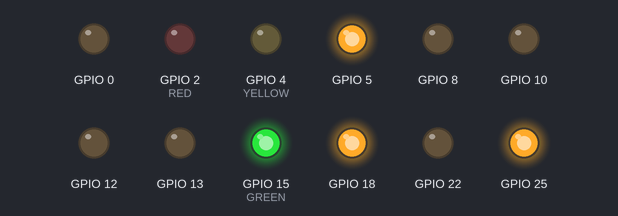
Simulated run of this program. Board: Raspberry Pi (BCM pin numbers). Shown: output pins drawn as LEDs (lit = HIGH). What the program prints to the terminal is not drawn.

Above: at 0.1 s.
At 3.1 s:
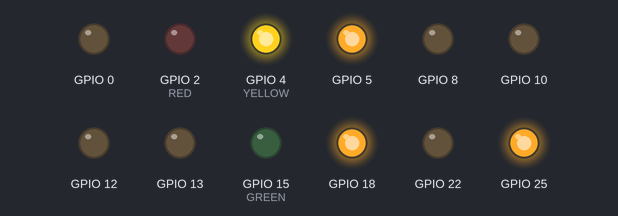
At 8.1 s:
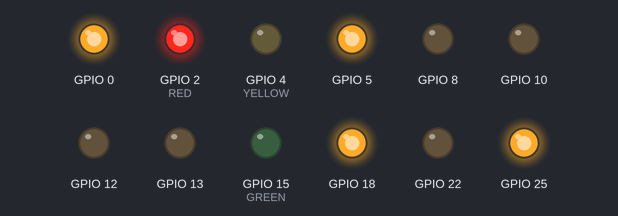
At 16.1 s:
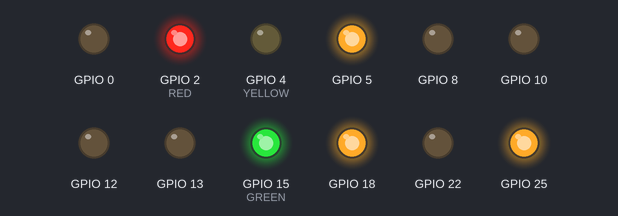
At 28.1 s:
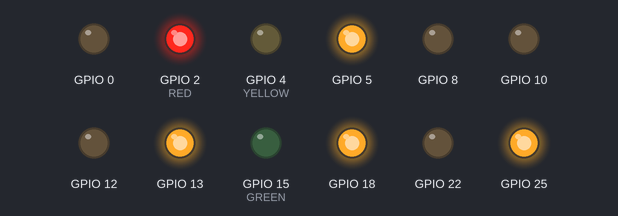
At 36.1 s:
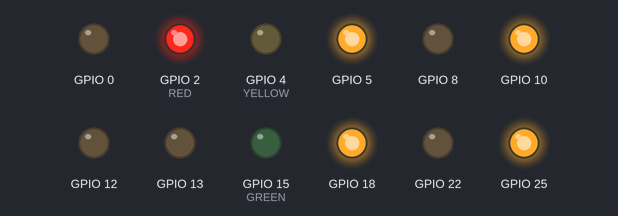
Timing chart, 0 to 40.0 s (numbered marks = the images above):
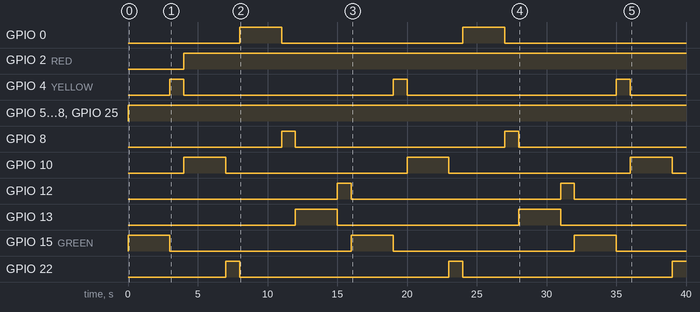

The program:

traffic_light.py
```python
from gpiozero import LED
from time import sleep

# Define traffic light GPIO pins for each direction
NORTH = {'RED': 2, 'YELLOW': 4, 'GREEN': 15}
EAST  = {'RED': 18, 'YELLOW': 22, 'GREEN': 10}
SOUTH = {'RED': 25, 'YELLOW': 8, 'GREEN': 0}
WEST  = {'RED': 5, 'YELLOW': 12, 'GREEN': 13}

# Create LED objects for each light
r1, y1, g1 = LED(NORTH['RED']), LED(NORTH['YELLOW']), LED(NORTH['GREEN'])
r2, y2, g2 = LED(EAST['RED']), LED(EAST['YELLOW']), LED(EAST['GREEN'])
r3, y3, g3 = LED(SOUTH['RED']), LED(SOUTH['YELLOW']), LED(SOUTH['GREEN'])
r4, y4, g4 = LED(WEST['RED']), LED(WEST['YELLOW']), LED(WEST['GREEN'])

# Turn off all LEDs initially
all_leds = [r1, y1, g1, r2, y2, g2, r3, y3, g3, r4, y4, g4]
for led in all_leds:
    led.off()

print("Starting 4-way traffic light control...")

# Main loop for 4-way traffic control
while True:
    # NORTH direction go
    g1.on(); r2.on(); r3.on(); r4.on()
    sleep(3)
    g1.off(); y1.on()
    sleep(1)
    y1.off(); r1.on()

    # EAST direction go
    g2.on(); r1.on(); r3.on(); r4.on()
    sleep(3)
    g2.off(); y2.on()
    sleep(1)
    y2.off(); r2.on()

    # SOUTH direction go
    g3.on(); r1.on(); r2.on(); r4.on()
    sleep(3)
    g3.off(); y3.on()
    sleep(1)
    y3.off(); r3.on()

    # WEST direction go
    g4.on(); r1.on(); r2.on(); r3.on()
    sleep(3)
    g4.off(); y4.on()
    sleep(1)
    y4.off(); r4.on()
```

Measured:
- by itself, GPIO 0, GPIO 10, GPIO 13, GPIO 15 (GREEN): alternates HIGH for 3.0 s and LOW for 13.0 s
- by itself, GPIO 2 (RED): LOW → HIGH at 4.0 s
- by itself, GPIO 4 (YELLOW), GPIO 8, GPIO 12, GPIO 22: alternates HIGH for 1.0 s and LOW for 15.0 s
- by itself, GPIO 5, GPIO 18, GPIO 25: LOW → HIGH at 0.00 s
